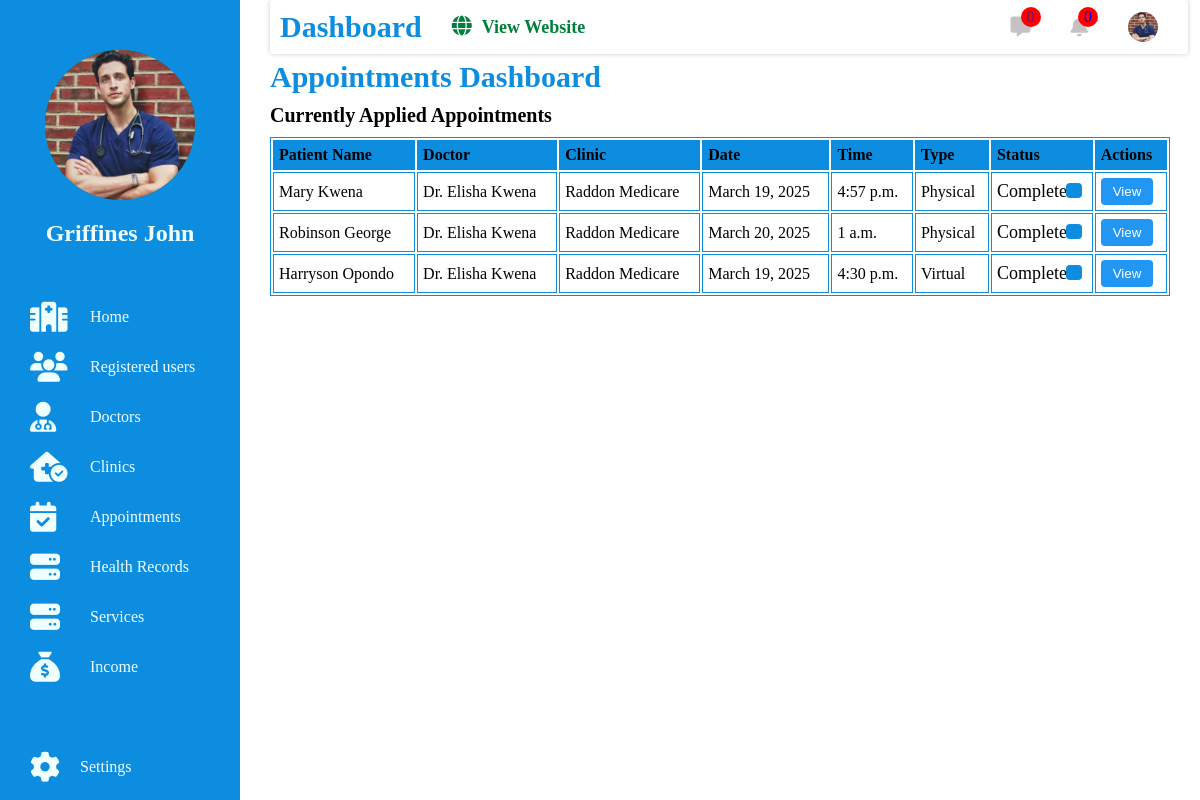
/admin_dashboard/afya_appointments/ (signed in), run on an earlier commit of the app's database.
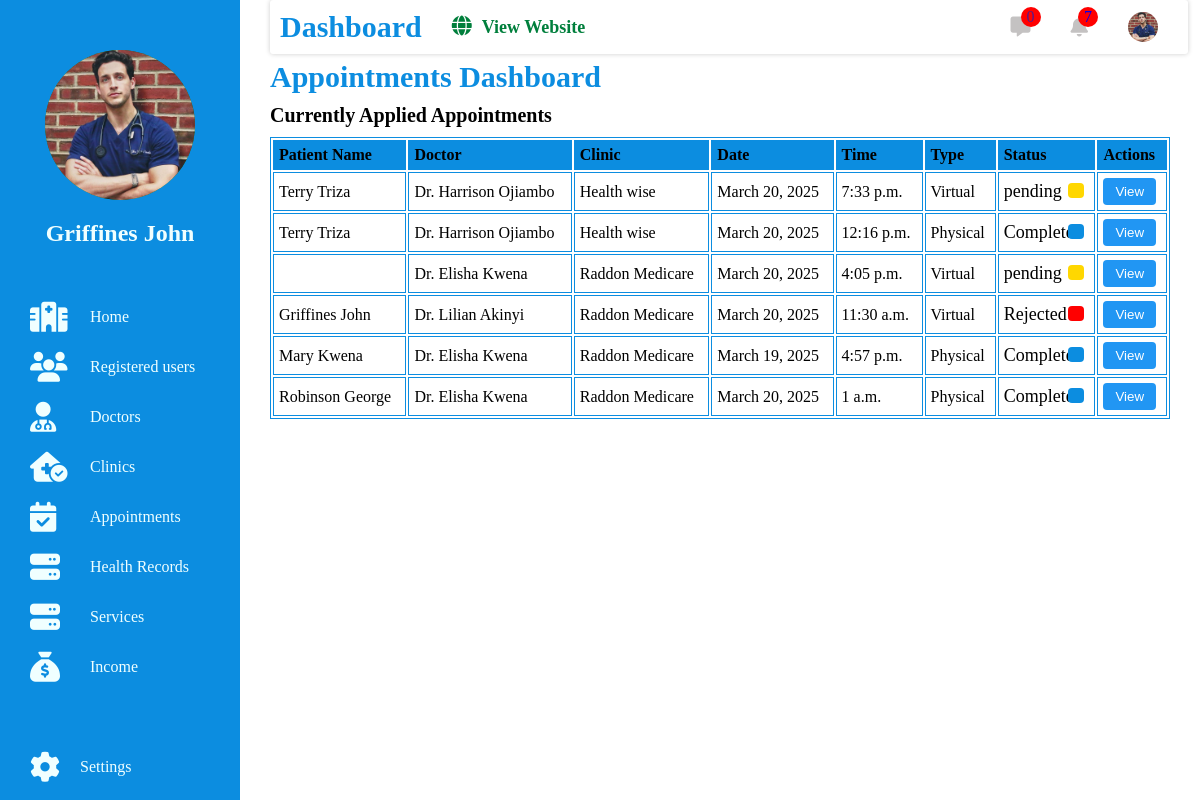
And on a later commit of the database.
### appointments/models.py (models this page shows, shortened)
class Appointment(models.Model):
    APPOINTMENT_TYPE_CHOICES = [
        ('virtual', 'Virtual'),
        ('physical', 'Physical'),
    ]
    APPOINTMENT_STATUS_CHOICES = [
        ('pending', 'Pending'),
        ('approved', 'Approved'),
        ('rejected', 'Rejected'),
        ('completed', 'Completed'),
    ]
    patient = models.ForeignKey(User, on_delete=models.CASCADE, related_name='appointments')
    doctor = models.ForeignKey(Doctor, on_delete=models.CASCADE, related_name='appointments')
    appointment_type = models.CharField(max_length=10, choices=APPOINTMENT_TYPE_CHOICES)
    appointment_date = models.DateField()
    appointment_time = models.TimeField()
    status = models.CharField(max_length=10, choices=APPOINTMENT_STATUS_CHOICES, default='pending')
    rejection_reason = models.TextField(blank=True, null=True)
    created_at = models.DateTimeField(auto_now_add=True)  # Add this line

### doctors/models.py (models this page shows, shortened)
class Doctor(models.Model):
    user = models.OneToOneField(User, on_delete=models.CASCADE, related_name='doctor_profile')
    first_name = models.CharField(max_length=100)
    last_name = models.CharField(max_length=100)
    email = models.EmailField(unique=True)
    phone_number = models.CharField(max_length=15, unique=True)
    clinic = models.ForeignKey('clinics.Clinic', on_delete=models.CASCADE, related_name="doctors")
    specialization = models.ForeignKey(Specialization, on_delete=models.CASCADE, related_name="doctors")
    bio = models.TextField(blank=True, null=True)
    profile_picture = models.ImageField(upload_to='doctor_profiles/', blank=True, null=True)
    facebook = models.URLField(blank=True, null=True)
    twitter = models.URLField(blank=True, null=True)
    linkedin = models.URLField(blank=True, null=True)
    instagram = models.URLField(blank=True, null=True)
    address = models.TextField()
    city = models.CharField(max_length=100)
    country = models.CharField(max_length=100,default='Kenya')
    postal_code = models.CharField(max_length=10,default='0000')
    state= models.CharField(max_length=100,default='Kisii')
    hire_date = models.DateField(null=True, blank=True)
    years_of_experience = models.IntegerField(null=True, blank=True)
    years_worked_at_afyaaxis = models.IntegerField(null=True, blank=True)
    availability = models.BooleanField(default=True)

### clinics/models.py (models this page shows, shortened)
class Clinic(models.Model):
    name = models.CharField(max_length=255, unique=True)
    address = models.TextField()
    phone_number = models.CharField(max_length=15, unique=True)
    email = models.EmailField(unique=True, blank=True, null=True)
    website = models.URLField(blank=True, null=True)
    latitude = models.DecimalField(max_digits=9, decimal_places=6, blank=True, null=True)
    longitude = models.DecimalField(max_digits=9, decimal_places=6, blank=True, null=True)
    about = models.TextField(blank=True, null=True)
    services = models.ManyToManyField(Service, related_name='clinics')
    image1 = models.ImageField(upload_to='clinic_images/', blank=True, null=True)
    image2 = models.ImageField(upload_to='clinic_images/', blank=True, null=True)
    image3 = models.ImageField(upload_to='clinic_images/', blank=True, null=True)

### admin_dashboard/views.py (the view)
# urls.py: path('afya_appointments/', views.afya_appointments,name="afya_appointments"),
@login_required
@user_passes_test(lambda u: u.is_staff or u.is_superuser)
def afya_appointments(request):
    appointments = Appointment.objects.select_related(
        'patient',
        'doctor'
    ).all().order_by('-created_at')
    context ={
        'appointments':appointments
    }
    return render(request,'admin/appointment_list.html',context)

### notifications/templatetags/notification_tags.py (called while the page is built)
@register.simple_tag
def all_unread_notifications_count():
    return Notification.objects.filter(is_read=False).count()

### templates/admin/appointment_list.html (shortened to what this page needs)
{% load static %}
<!DOCTYPE html>
<html lang="en">
<head>
    <link rel="stylesheet" href="{% static 'css/admin.css' %}">
</head>
<body>
    <main>
        {% include 'admin/sidebar.html' %}
        <div class="mainbarcentre">
            {% include 'admin/navbar.html' %}
            <div class="appointmentsdash">
                <div class="dashbar">
                    <h1>Appointments Dashboard</h1>
                    <div class="appointtable">
                        <h3>Currently Applied Appointments</h3>
                        {% if appointments %}
                        <table>
                            <tr>
                                <th>Patient Name</th>
                                <th>Doctor</th>
                                <th>Clinic</th>
                                <th>Date</th>
                                <th>Time</th>
                                <th>Type</th>
                                <th>Status</th>
                                <th>Actions</th>
                            </tr>
                            {% for appointment in appointments %}
                            <tr>
                                <td>{{ appointment.patient.first_name }} {{ appointment.patient.last_name }}</td>
                                <td>Dr. {{ appointment.doctor.first_name }} {{ appointment.doctor.last_name }}</td>
                                <td>{{ appointment.doctor.clinic.name }}</td>
                                <td>{{ appointment.appointment_date }}</td>
                                <td>{{ appointment.appointment_time }}</td>
                                <td>{{ appointment.get_appointment_type_display }}</td>
                                <td>
                                    <h2>{{ appointment.status }}</h2>
                                    <span class="status-badge" style="
                                        {% if appointment.status == 'pending' %}
                                            background-color: #ffd700;
                                        {% elif appointment.status == 'Approved' %}
                                            background-color: #4CAF50;
                                        {% elif appointment.status == 'Completed' %}
                                            background-color: #0c8de0;
                                        {% elif appointment.status == 'Cancelled' %}
                                            background-color: #f44336;
                                        {% endif %}
                                        color: {% if appointment.status == 'pending' %}black{% else %}white{% endif %};
                                        padding: 4px 8px;
                                        border-radius: 4px;
                                    ">
                                    </span>
                                </td>
                                <td>
                                    <button class="view-btn" onclick="openModal('modal-{{ appointment.id }}')">View</button>
                                </td>
                            </tr>
                            {% endfor %}
                        </table>
                        {% else %}
                            <p>No appointments booked yet.</p>
                        {% endif %}
                    </div>
                </div>
            </div>
        </div>
    </main>
</body>
</html>

### templates/admin/navbar.html
 {%load static%}
 {%load notification_tags%}
<div class="mainbarhead">
    <div class="navleft">
        <a class="dash" href="">Dashboard</a>
        <a class="web" href="{% url 'home' %}"><i class="fa-solid fa-globe"></i>View Website</a>
    </div>
    <div class="navright">
        <a href=""><i class="fa-solid fa-message"></i><span>0</span></a>
        <a href="{% url 'admin_notifications' %}"><i class="fa-solid fa-bell"></i><span>{% all_unread_notifications_count %}</span></a>
        <a href="">
            {%if user.profile.profile_picture %}
            <img src="{{user.profile.profile_picture.url}}" alt="">
            {%else%}
            <img src="{% static 'images/admin-settings.png' %}" alt="">
            {%endif%}
        </a>
    </div>
</div>

What changed in the data, as far as the page shows it:
removed Appointment: patient.first_name "Harryson", patient.last_name "Opondo", doctor.first_name "Elisha", doctor.last_name "Kwena", doctor.clinic.name "Raddon Medicare", appointment_date "March 19, 2025", appointment_time "4:30 p.m.", appointment_type "Virtual", status "Completed"
added Appointment: patient.first_name "Terry", patient.last_name "Triza", doctor.first_name "Harrison", doctor.last_name "Ojiambo", doctor.clinic.name "Health wise", appointment_date "March 20, 2025", appointment_time "7:33 p.m.", appointment_type "Virtual", status "pending"
added Appointment: patient.first_name "Terry", patient.last_name "Triza", doctor.first_name "Harrison", doctor.last_name "Ojiambo", doctor.clinic.name "Health wise", appointment_date "March 20, 2025", appointment_time "12:16 p.m.", appointment_type "Physical", status "Completed"
added Appointment: doctor.first_name "Elisha", doctor.last_name "Kwena", doctor.clinic.name "Raddon Medicare", appointment_date "March 20, 2025", appointment_time "4:05 p.m.", appointment_type "Virtual", status "pending"
added Appointment: patient.first_name "Griffines", patient.last_name "John", doctor.first_name "Lilian", doctor.last_name "Akinyi", doctor.clinic.name "Raddon Medicare", appointment_date "March 20, 2025", appointment_time "11:30 a.m.", appointment_type "Virtual", status "Rejected"
Also different on the page:
text no longer shown: "0"
text now shown: "7"
